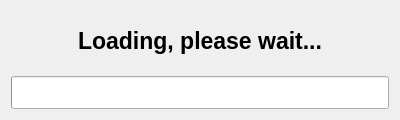
<?xml version="1.0" encoding="UTF-8"?>
<ui version="4.0">
 <class>Dialog_Loading</class>
 <widget class="QDialog" name="Dialog_Loading">
  <property name="geometry">
   <rect>
    <x>0</x>
    <y>0</y>
    <width>400</width>
    <height>120</height>
   </rect>
  </property>
  <property name="minimumSize">
   <size>
    <width>400</width>
    <height>120</height>
   </size>
  </property>
  <property name="maximumSize">
   <size>
    <width>400</width>
    <height>120</height>
   </size>
  </property>
  <property name="font">
   <font>
    <pointsize>16</pointsize>
    <weight>75</weight>
    <bold>true</bold>
   </font>
  </property>
  <property name="windowTitle">
   <string>LaTeX Office Writer</string>
  </property>
  <layout class="QGridLayout" name="gridLayout">
   <item row="0" column="0">
    <widget class="QLabel" name="labelLoading">
     <property name="font">
      <font>
       <pointsize>17</pointsize>
      </font>
     </property>
     <property name="text">
      <string>Loading, please wait...</string>
     </property>
     <property name="alignment">
      <set>Qt::AlignCenter</set>
     </property>
    </widget>
   </item>
   <item row="1" column="0">
    <widget class="QProgressBar" name="progressBar">
     <property name="value">
      <number>0</number>
     </property>
     <property name="textVisible">
      <bool>false</bool>
     </property>
    </widget>
   </item>
  </layout>
 </widget>
 <resources/>
 <connections/>
</ui>
